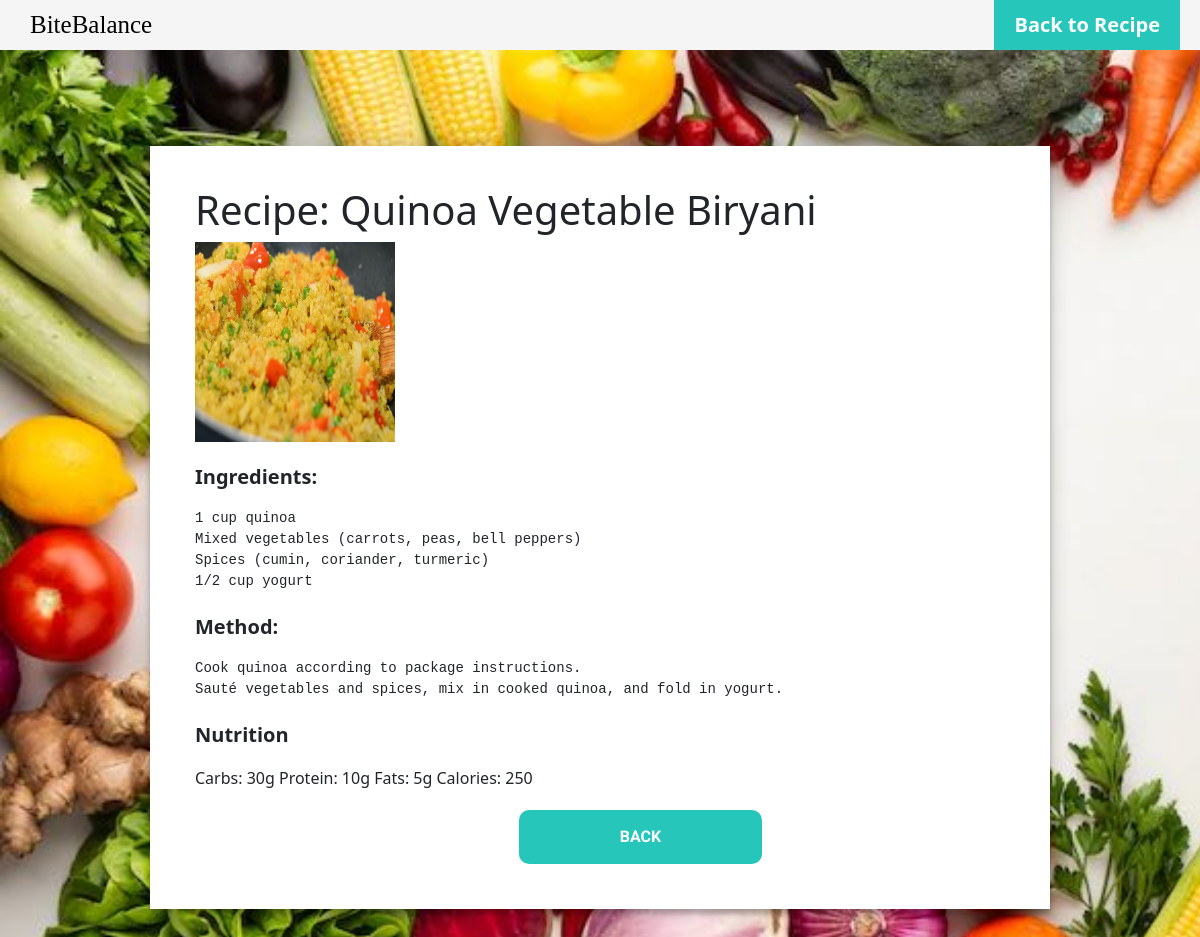
/1/1/, run on the app's committed database.
### calorie_tracker/models.py (models this page shows, shortened)
class Recipe(models.Model):
    category = models.ForeignKey(Category, on_delete=models.CASCADE)
    name = models.CharField(max_length=255)
    photo=models.ImageField(upload_to='images/' , null=True)
    ingredients = models.TextField(default='')
    description = models.TextField(default='')
    Nutrition=models.TextField(max_length=2000 , null=True)
    Method=models.TextField(max_length=2000 , null=True)

### calorie_tracker/views.py (the view)
# urls.py: path('<int:category_id>/<int:recipe_id>/', views.recipe_detail, name='recipe_detail'),
def recipe_detail(request, category_id, recipe_id):
    category = get_object_or_404(Category, pk=category_id)
    recipe = get_object_or_404(Recipe, pk=recipe_id)
    return render(request, 'calorie_tracker/recipe_detail.html', {'category': category, 'recipe': recipe})

### website/templates/calorie_tracker/recipe_detail.html (shortened to what this page needs)
{% load static %}
<link rel="stylesheet" href="{% static 'calorie_tracker/style4.css' %}" />
<!DOCTYPE >
<html>
  <head>
    <link
      href="https://cdn.jsdelivr.net/npm/bootstrap@5.3.0-alpha3/dist/css/bootstrap.min.css"
      rel="stylesheet"
    />
  </head>
  <body>
    <header class="header">
      <a href="#" class="logo">BiteBalance</a>
      <nav class="nav-items">
        <a href="{% url 'calorie_tracker:recipe_list'%}">Back to Recipe</a>
      </nav>
    </header>
    <div class="login-page">
      <div class="form recipe-form">
        <h1>Recipe: {{ recipe.name }}</h1>
        {% if recipe.photo %}
        <img
          src="{{ recipe.photo.url }}"
          alt="{{ recipe.name }}"
          height="200"
          width="200"
        />
        {% endif %}
        <p><strong>Ingredients:</strong></p>
        <pre>{{ recipe.ingredients }}</pre>
        <p><strong>Method:</strong></p>
        <pre>{{ recipe.Method }}</pre>
        <p><strong>Nutrition</strong></p>
        {{ recipe.Nutrition }}
        <button class="back-btn">
          <a class="backk" href="{% url 'calorie_tracker:recipe_list'%}"
            >Back</a>
        </button>
      </div>
    </div>
  </body>
</html>

### website/static/calorie_tracker/style4.css (style rules this page uses)
.login-page { padding: 8% 0 0; margin: auto; }
.form { position: relative; z-index: 1; background: #FFFFFF; margin: 0 auto 100px; padding: 45px; box-shadow: 0 0 20px 0 rgba(0, 0, 0, 0.2), 0 5px 5px 0 rgba(0, 0, 0, 0.24); width: 900px; }
.form button { font-family: "Roboto", sans-serif; text-transform: uppercase; outline: 0; background-color: #26c6bb; width: 100%; border: 0; padding: 15px; color: #FFFFFF; font-size: 10px; -webkit-transition: all 0.3 ease; transition: all 0.3 ease; cursor: pointer; }
body { margin: 0; box-sizing: border-box; font-family: "Roboto", sans-serif; background-image: url('images/calorie.jpg'); background-repeat: no-repeat; background-size: cover; }
.header { display: flex; justify-content: space-between; align-items: center; background-color: #f5f5f5; }
.header .logo { font-size: 25px; font-family: 'Sriracha', cursive; color: #000; text-decoration: none; margin-left: 30px; }
.nav-items { display: flex; justify-content: space-around; align-items: center; margin-right: 20px; font-size: 25px; }
.nav-items a { text-decoration: none; background-color: #26c6bb; padding: 10px 20px; color: white; font-size: 20px; font-weight: bold; }
.recipe-form { width: 100px ! }
p { text-align: left; font-size: 20px; margin-top: 20px !important; }
.back-btn { width: 30% !important; margin-left: 40%; border-radius: 10px; color: white !important; text-decoration: none !important; font-size: 16px !important; margin-top: 20px; font-weight: bold; }
.backk { color: white !important; text-decoration: none !important; }

### data on the page
Recipe: name "Quinoa Vegetable Biryani", photo (picture), ingredients "1 cup quinoa Mixed vegetables (carrots, peas, bell peppers) Spices (cumin, coriander, turmeric) 1/2 cup yogurt", Method "Cook quinoa according to package instructions. Sauté vegetables and spices, mix in cooked quinoa, and fold in yogurt.", Nutrition "Carbs: 30g Protein: 10g Fats: 5g Calories: 250"
